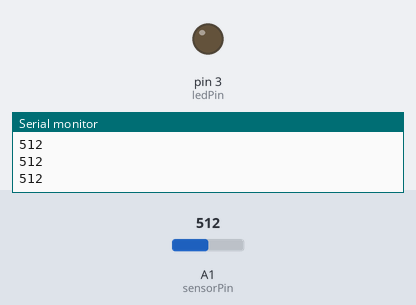
Simulated run of this sketch. Board: Arduino Uno, built with avr-gcc and run on an emulated ATmega328P. Shown: output pins drawn as LEDs (lit = HIGH), the last lines printed to the serial monitor. Inputs (shaded band) come from the test bench; at power-on: A1 (sensorPin) = 512.

Above: at 1.2 s.
1.3 s: A1 (sensorPin) set to 0
At 1.7 s:
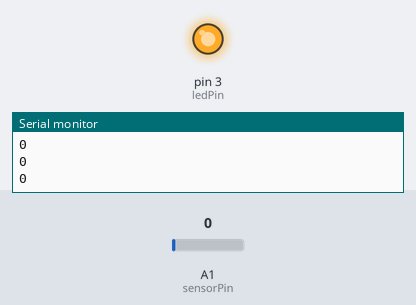
2.8 s: A1 (sensorPin) set to 122
At 4.1 s:
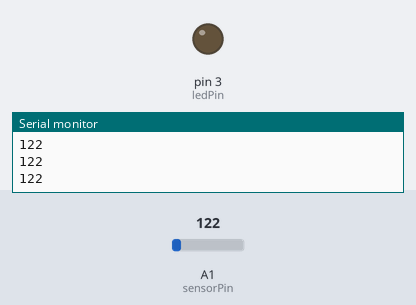
Timing chart, 0 to 5.8 s (numbered marks = the images above; inputs shaded):
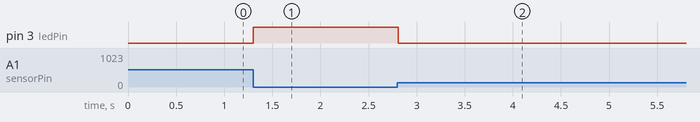

Measured:
- after the input at 1.3 s, pin 3 (ledPin): LOW → HIGH at once
- after the input at 2.8 s, pin 3 (ledPin): HIGH → LOW at once

The sketch:

fotoResistor.ino
```cpp
int sensorPin = A1;
int ledPin = 3;

void setup() {
  // put your setup code here, to run once:
  pinMode(ledPin, OUTPUT);
  Serial.begin(9600);
}

void loop() {
  // put your main code here, to run repeatedly:
  int value = analogRead(sensorPin);
  Serial.println(value);
  if(value == LOW){
    digitalWrite(ledPin, HIGH);
  } else {
    digitalWrite(ledPin, LOW);
  }
}
```
